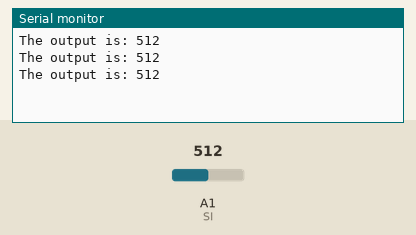
The sketch below on a simulated Arduino Uno, built with avr-gcc and run on an emulated ATmega328P. Parts: the last lines printed to the serial monitor. The test bench sets the inputs (shaded band); at power-on: A1 (SI) = 512.

Above: at 1.3 s.
1.4 s: A1 (SI) set to 716
At 1.9 s:
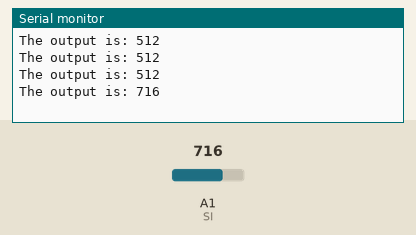
2.9 s: A1 (SI) set to 900
At 3.4 s:
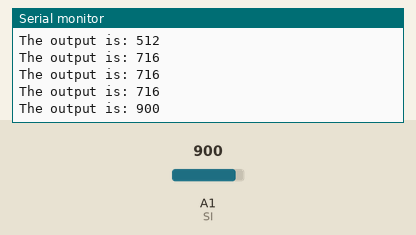
Timing chart, 0 to 5.9 s (numbered marks = the images above; inputs shaded):
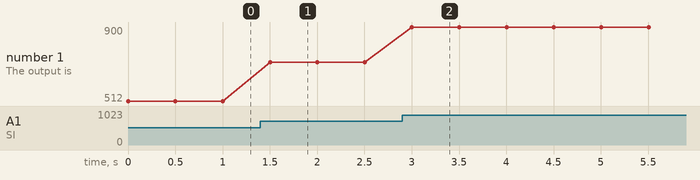

Measured:
- after the input at 1.4 s, the serial monitor: prints a new line after 0.10 s (image 1)
- after the input at 2.9 s, the serial monitor: prints a new line after 0.10 s (image 2)
- plotted number 1: 512 → 716 after the input at 1.4 s, 716 → 900 after the input at 2.9 s

The sketch:

potentiometer.ino
```cpp
int SI = A1;
int value;
void setup()
{
  pinMode(SI,INPUT);
  Serial.begin(9600);
}

void loop()
{
  value = analogRead(SI);
  Serial.print("The output is: ");
  Serial.println(value);
  delay(500);
}
```
